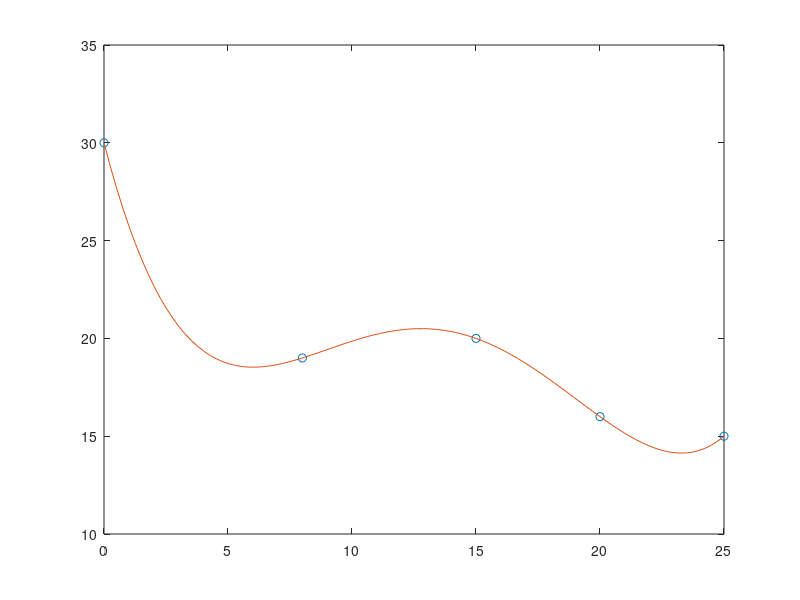

MATLAB code to generate this figure:

%% Clean up
clc % vide ligne de commande
clear all % vide workspace
close all % vide fenetres et graphiques

%% Trajectoire

x = [0 8 15 20 25 ];
y = [ 30 19 20 16 15 ];
n = 4;

[p,S] = polyfit(x,y,n)

x1 = linspace(0,25);
y1 = polyval(p,x1);
figure
plot(x,y,'o')
hold on
plot(x1,y1)
hold off
